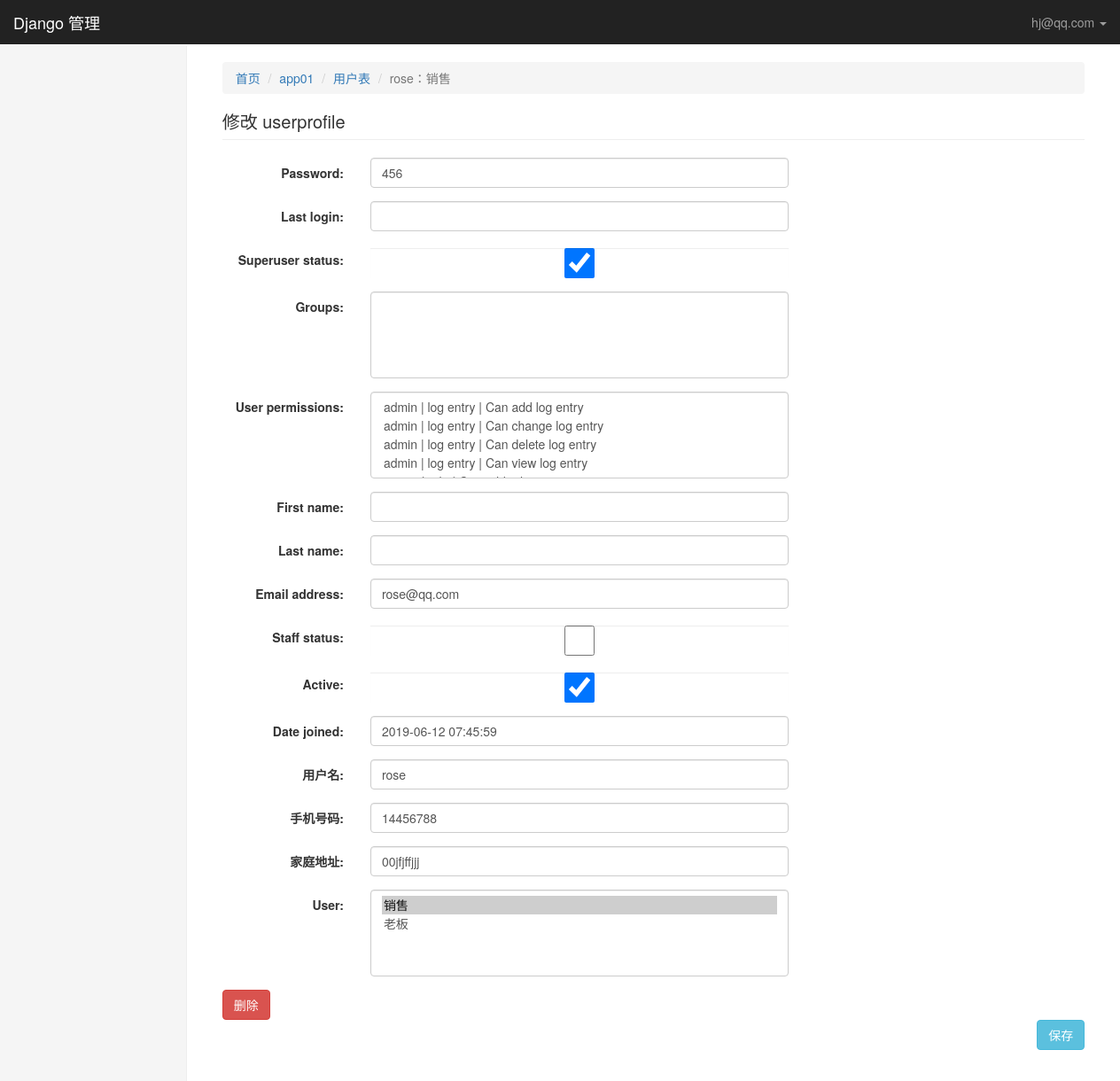
The app's page /kingadmin/app01/userprofile/2/change/ (signed in) with its own data.
### app01/models.py (models this page shows)
class UserProfile(AbstractUser):
    username = models.CharField(max_length=64, verbose_name='用户名', unique=True)
    phone = models.CharField(max_length=11, verbose_name='手机号码', null=True, blank=True)
    addr = models.CharField(max_length=128, verbose_name='家庭地址', null=True , blank=True)
    user = models.ManyToManyField("Role", blank=True)
    class Meta:
        verbose_name_plural = '用户表'
    def __str__(self):
        return '%s：%s' % (self.username, self.user.all()[0].name, )

class Role(models.Model):
    name = models.CharField(max_length=64, verbose_name='角色名字', unique=True)
    class Meta:
        verbose_name_plural = '角色表'
    def __str__(self):
        return self.name

### kingadmin/my_primission/permissions.py (the view)
    def inner(*args, **kwargs):     # args: (<WSGIRequest: GET '/kingadmin/app/role/'>, 'app', 'role') {}
        if not perm_check(*args, **kwargs):
            request = args[0]           # <WSGIRequest: GET '/kingadmin/app/userprofile/'>
            return render(request, 'page_403.html')
        return func(*args, **kwargs)

### kingadmin/my_primission/permissions.py (called while the page is built)
def check_permission(func):         # table_obj_list = check_permission(table_obj_list)
    def inner(*args, **kwargs):     # args: (<WSGIRequest: GET '/kingadmin/app/role/'>, 'app', 'role') {}
        if not perm_check(*args, **kwargs):
            request = args[0]           # <WSGIRequest: GET '/kingadmin/app/userprofile/'>
            return render(request, 'page_403.html')
        return func(*args, **kwargs)
    return inner

### kingadmin/templatetags/kingadmin_tags.py (called while the page is built)
@register.simple_tag
def get_model_verbose_name(admin_class):
    name = admin_class.model._meta.verbose_name_plural
    return name

### kingadmin/views.py (called while the page is built)
@permissions.check_permission
@login_required
def table_obj_change(request, app_name, model_name, pk):
    admin_class = site.enabled_admins[app_name][model_name]
    model_form = form_handle.create_dynamic_model_form(admin_class)
    obj = admin_class.model.objects.get(id=pk)
    if request.method == 'GET':
        form_obj = model_form(instance=obj)
    elif request.method == 'POST':
        form_obj = model_form(instance=obj, data=request.POST)
        if form_obj.is_valid():
            form_obj.save()
            return redirect('/kingadmin/%s/%s' % (app_name, model_name))
    return render(request, 'table_obj_change.html', locals())

### kingadmin/templates/table_obj_change.html
{% extends 'include/index.html' %}
{% load kingadmin_tags %}
{% block right-content %}
    <ol class="breadcrumb">
        <li><a href="/kingadmin">首页</a></li>
        <li><a href="/kingadmin/{{ app_name }}/">{{ app_name }}</a></li>
        <li><a href="/kingadmin/{{ app_name }}/{{ model_name }}">{% get_model_verbose_name admin_class %}</a></li>
        <li class="active">{{ form_obj.instance }}</li>
    </ol>
    {% block h2 %}
        <h2 class="page-header" style="font-size: 20px">修改 {{ model_name }}</h2>
    {% endblock %}
    {% include 'kingadmin_base.html' %}
{% endblock %}

### kingadmin/templates/include/index.html (shortened to what this page needs)
{% extends 'include/base.html' %}
{% block body %}
    <nav class="navbar navbar-inverse navbar-fixed-top">
        <div class="container-fluid">
            <div class="navbar-header">
                <a class="navbar-brand" href="#">{% block title %}Django 管理{% endblock %}</a>
            </div>
            <div id="navbar" class="navbar-collapse collapse">
                <ul class="nav navbar-nav navbar-right">
                    <li class="dropdown ">
                        <a href="#" class="dropdown-toggle" data-toggle="dropdown"
                           role="button">{{ request.user.email }}
                            <span class="caret"></span></a>
                    </li>
                </ul>
            </div>
        </div>
    </nav>
    <div class="container-fluid">
        <div class="row">
            <div class="col-sm-3 col-md-2 sidebar">
            </div>
            <div class="col-sm-9 col-sm-offset-3 col-md-10 col-md-offset-2 main">
                {% block right-content %}{% endblock %}
            </div>
        </div>
    </div>
{% endblock %}

### kingadmin/templates/kingadmin_base.html (shortened to what this page needs)
{% load kingadmin_tags %}
<form class="form-horizontal" method="post" novalidate onsubmit="VerificationBeforeFormSubmit()">
    {% for field in form_obj %}
        <div class="form-group">
            <label class="col-sm-2 control-label">{{ field.label_tag }}</label>
            <div class="col-sm-6">
                {% if field.name in admin_class.filter_horizontal %}
                    <div class="col-lg-6">
                        <h4 class="text-center" style="background: #f8f8f8; border: 1px solid #ccc;">
                            可用 {{ field.name }}</h4>
                        <input type="search" class="form-control" oninput="FuzzSearch(this)">
                        <select multiple class="form-control" id="id_{{ field.name }}_from">
                            {% get_available_m2m_data field.name form_obj admin_class as available_m2m_data %}
                            {% for obj in available_m2m_data %}
                                <option value="{{ obj.id }}"
                                        ondblclick="MoveSelectedOption(this, 'id_{{ field.name }}_to')">
                                    {{ obj }}</option>
                            {% endfor %}
                        </select>
                        <p class="text-center" style="margin-top: 10px">
                            <a onclick="MoveAllOptions('id_{{ field.name }}_from', 'id_{{ field.name }}_to')" style="cursor: pointer;">全选</a>
                        </p>
                    </div>
                    <div class="col-lg-6">
                        <h4 class="text-center" style="background: #f8f8f8; border: 1px solid #ccc;">
                            选中的 {{ field.name }}</h4>
                        <select multiple class="form-control" id="id_{{ field.name }}_to" tag="selected_m2m"
                                name="{{ field.name }}">
                            {% get_selected_m2m_data field.name form_obj admin_class as selected_m2m_data %}
                            {% for obj in selected_m2m_data %}
                                <option value="{{ obj.id }}"
                                        ondblclick="MoveSelectedOption(this, 'id_{{ field.name }}_from')">
                                    {{ obj }}</option>
                            {% endfor %}
                        </select>
                        <p class="text-center" style="margin-top: 10px">
                            <a onclick="MoveAllOptions('id_{{ field.name }}_to', 'id_{{ field.name }}_from')" style="cursor: pointer;">删除全部</a>
                        </p>
                    </div>
                {% else %}
                    {{ field }}
                {% endif %}
            </div>
        </div>
    {% endfor %}
    <div class="form-group">
        <div class="col-sm-2">
            <a class="btn btn-danger" href="/kingadmin/{{ app_name }}/{{ model_name }}/{{ form_obj.instance.id }}/delete/">删除</a>
        </div>
        <div class="col-sm-offset-11 col-sm-2">
            <button type="submit" class="btn btn-info">保存</button>
        </div>
    </div>
</form>

### kingadmin/static/css/dashboard.css (style rules this page uses)
body { padding-top: 50px; }
.navbar-fixed-top { border: 0; }
.sidebar { display: none; }
@media (min-width: 768px) { .sidebar { position: fixed; top: 51px; bottom: 0; left: 0; z-index: 1000; display: block; padding: 20px; overflow-x: hidden; overflow-y: auto; background-color: #f5f5f5; border-right: 1px solid #eee; } }
.main { padding: 20px; }
@media (min-width: 768px) { .main { padding-right: 40px; padding-left: 40px; } }
.main .page-header { margin-top: 0; }

### records on screen
UserProfile: user.email "hj@qq.com"
UserProfile: instance "rose：销售", form_obj "456" "☑" "rose@qq.com" "☑" "2019-06-12 07:45:59" "rose" "14456788" "00jfjffjjj"

### other values on screen
{{ app_name }} "app01"
{{ model_name }} "userprofile"
{{ field.label_tag }} "Password:" "Last login:" "Superuser status:" "Groups:" "User permissions:" "First name:" "Last name:" "Email address:" "Staff status:" "Active:" "Date joined:" "用户名:" "手机号码:" "家庭地址:" "User:"
